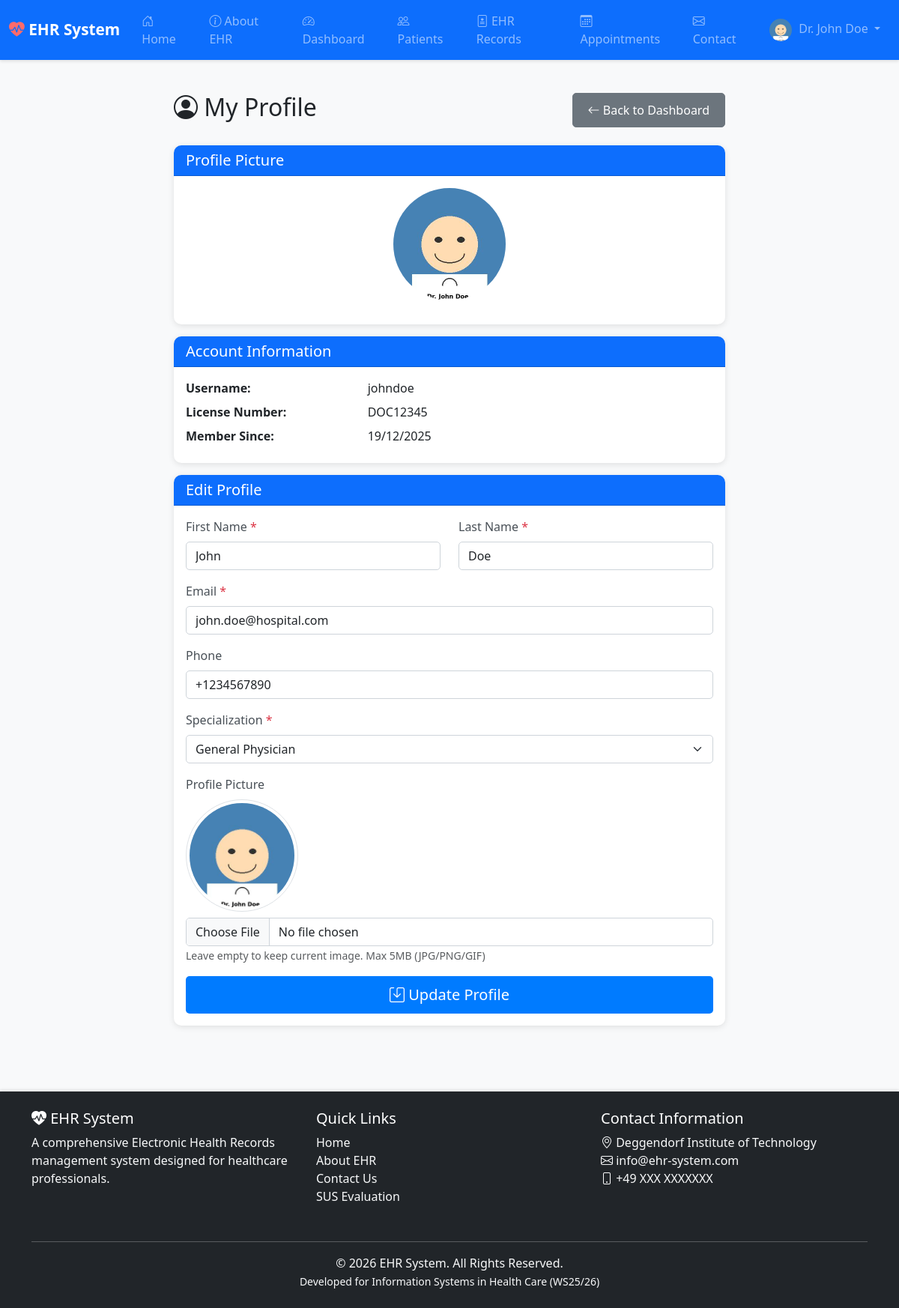
/modules/doctors/profile.php (signed in), run on the app's committed database.
### tables this page shows
CREATE TABLE IF NOT EXISTS doctors (
    doctor_id INT AUTO_INCREMENT PRIMARY KEY,
    first_name VARCHAR(50) NOT NULL,
    last_name VARCHAR(50) NOT NULL,
    email VARCHAR(100) NOT NULL UNIQUE,
    username VARCHAR(50) NOT NULL UNIQUE,
    password VARCHAR(255) NOT NULL,   
    phone VARCHAR(20),
    specialization VARCHAR(100),
    license_number VARCHAR(50),
    profile_image VARCHAR(255),   
    is_verified TINYINT(1) DEFAULT 0,   
    verification_token VARCHAR(100),     
    reset_token VARCHAR(100),            
    reset_token_expiry DATETIME,         
    created_at TIMESTAMP DEFAULT CURRENT_TIMESTAMP,
    updated_at TIMESTAMP DEFAULT CURRENT_TIMESTAMP ON UPDATE CURRENT_TIMESTAMP
);

### modules/doctors/profile.php (the view, shortened to what this page needs)
<?php
require_once '../../config/database.php';
$base_url = "../../";
$doctor_id = $_SESSION['doctor_id'];
$stmt = $conn->prepare("SELECT * FROM doctors WHERE doctor_id = ?");
$stmt->bind_param("i", $doctor_id);
$stmt->execute();
$doctor = $stmt->get_result()->fetch_assoc();
?>
<?php include '../../includes/header.php'; ?>
<div class="container mt-4">
    <div class="row">
        <div class="col-lg-8 mx-auto">
            <div class="d-flex justify-content-between align-items-center mb-4">
                <h2><i class="bi bi-person-circle"></i> My Profile</h2>
                <a href="../dashboard/dashboard.php" class="btn btn-secondary">
                    <i class="bi bi-arrow-left"></i> Back to Dashboard
                </a>
            </div>
            <div class="card mb-3">
                <div class="card-header bg-primary text-white">
                    <h5 class="mb-0">Profile Picture</h5>
                </div>
                <div class="card-body text-center">
                    <?php if ($doctor['profile_image']): ?>
                        <img src="../../uploads/profile_pics/<?php echo $doctor['profile_image']; ?>" class="rounded-circle mb-3" width="150" height="150" style="object-fit: cover;">
                    <?php else: ?>
                        <i class="bi bi-person-circle text-muted mb-3" style="font-size: 8rem;"></i>
                    <?php endif; ?>
                </div>
            </div>
            <div class="card mb-3">
                <div class="card-header bg-primary text-white">
                    <h5 class="mb-0">Account Information</h5>
                </div>
                <div class="card-body">
                    <div class="row mb-2">
                        <div class="col-md-4"><strong>Username:</strong></div>
                        <div class="col-md-8"><?php echo htmlspecialchars($doctor['username']); ?></div>
                    </div>
                    <div class="row mb-2">
                        <div class="col-md-4"><strong>License Number:</strong></div>
                        <div class="col-md-8"><?php echo htmlspecialchars($doctor['license_number']); ?></div>
                    </div>
                    <div class="row mb-2">
                        <div class="col-md-4"><strong>Member Since:</strong></div>
                        <div class="col-md-8"><?php echo date('d/m/Y', strtotime($doctor['created_at'])); ?></div>
                    </div>
                </div>
            </div>
            <div class="card">
                <div class="card-header bg-primary text-white">
                    <h5 class="mb-0">Edit Profile</h5>
                </div>
                <div class="card-body">
                    <form method="POST" enctype="multipart/form-data">
                        <div class="row">
                            <div class="col-md-6 mb-3">
                                <label class="form-label">First Name <span class="text-danger">*</span></label>
                                <input type="text" class="form-control" name="first_name" value="<?php echo htmlspecialchars($doctor['first_name']); ?>" required>
                            </div>
                            <div class="col-md-6 mb-3">
                                <label class="form-label">Last Name <span class="text-danger">*</span></label>
                                <input type="text" class="form-control" name="last_name" value="<?php echo htmlspecialchars($doctor['last_name']); ?>" required>
                            </div>
                        </div>
                        <div class="mb-3">
                            <label class="form-label">Email <span class="text-danger">*</span></label>
                            <input type="email" class="form-control" name="email" value="<?php echo htmlspecialchars($doctor['email']); ?>" required>
                        </div>
                        <div class="mb-3">
                            <label class="form-label">Phone</label>
                            <input type="tel" class="form-control" name="phone" value="<?php echo htmlspecialchars($doctor['phone']); ?>">
                        </div>
                        <div class="mb-3">
                            <label class="form-label">Specialization <span class="text-danger">*</span></label>
                            <select class="form-select" name="specialization" required>
                                <option value="General Physician" <?php echo ($doctor['specialization'] == "General Physician") ? "selected" : ""; ?>>General Physician</option>
                            </select>
                        </div>
                        <div class="mb-3">
                            <label class="form-label">Profile Picture</label>
                            <?php if ($doctor['profile_image']): ?>
                                <div class="mb-2">
                                    <img src="../../uploads/profile_pics/<?php echo $doctor['profile_image']; ?>" style="max-width: 150px;" class="img-thumbnail rounded-circle">
                                </div>
                            <?php endif; ?>
                            <input type="file" class="form-control" name="profile_image" accept="image/*" onchange="previewImage(this, 'imagePreview')">
                            <small class="text-muted">Leave empty to keep current image. Max 5MB (JPG/PNG/GIF)</small>
                        </div>
                        <div class="d-grid gap-2">
                            <button type="submit" class="btn btn-primary btn-lg">
                                <i class="bi bi-save"></i> Update Profile
                            </button>
                        </div>
                    </form>
                </div>
            </div>
        </div>
    </div>
</div>
<?php include '../../includes/footer.php'; ?>

### includes/header.php (shortened to what this page needs)
<!DOCTYPE html>
<html lang="en">
<head>
    <link href="https://cdn.jsdelivr.net/npm/bootstrap@5.3.0/dist/css/bootstrap.min.css" rel="stylesheet">
    <link rel="stylesheet" href="https://cdn.jsdelivr.net/npm/bootstrap-icons@1.10.0/font/bootstrap-icons.css">
    <link rel="stylesheet" href="<?php echo $base_url; ?>css/style.css">
</head>
<body>
    <?php include 'navbar.php'; ?>
    <main class="main-content">

### includes/navbar.php (shortened to what this page needs)
<?php
global $base_url;
$is_logged_in = isset($_SESSION['doctor_id']) && !empty($_SESSION['doctor_id']);
$doctor_name = $is_logged_in ? $_SESSION['doctor_name'] : 'Guest';
?>
<nav class="navbar navbar-expand-lg navbar-dark bg-primary sticky-top">
    <div class="container-fluid">
        <a class="navbar-brand" href="<?php echo $base_url; ?>index.php">
            <i class="bi bi-heart-pulse-fill"></i> EHR System
        </a>
        <div class="collapse navbar-collapse" id="navbarNav">
            <ul class="navbar-nav me-auto mb-2 mb-lg-0">
                <li class="nav-item">
                    <a class="nav-link <?php echo (basename($_SERVER['PHP_SELF']) == 'index.php') ? 'active' : ''; ?>" href="<?php echo $base_url; ?>index.php">
                        <i class="bi bi-house-door"></i> Home
                    </a>
                </li>
                <li class="nav-item">
                    <a class="nav-link <?php echo (basename($_SERVER['PHP_SELF']) == 'about.php') ? 'active' : ''; ?>" href="<?php echo $base_url; ?>about.php">
                        <i class="bi bi-info-circle"></i> About EHR
                    </a>
                </li>
                <?php if($is_logged_in): ?>
                    <li class="nav-item">
                        <a class="nav-link <?php echo (strpos($_SERVER['PHP_SELF'], 'dashboard') !== false) ? 'active' : ''; ?>" href="<?php echo $base_url; ?>modules/dashboard/dashboard.php">
                            <i class="bi bi-speedometer2"></i> Dashboard
                        </a>
                    </li>
                    <li class="nav-item">
                        <a class="nav-link <?php echo (strpos($_SERVER['PHP_SELF'], 'patients') !== false) ? 'active' : ''; ?>" href="<?php echo $base_url; ?>modules/patients/view_patients.php">
                            <i class="bi bi-people"></i> Patients
                        </a>
                    </li>
                    <li class="nav-item">
                        <a class="nav-link <?php echo (strpos($_SERVER['PHP_SELF'], 'ehr_records') !== false) ? 'active' : ''; ?>" href="<?php echo $base_url; ?>modules/patients/ehr_records.php">
                            <i class="bi bi-file-medical"></i> EHR Records
                        </a>
                    </li>
                    <li class="nav-item">
                        <a class="nav-link <?php echo (strpos($_SERVER['PHP_SELF'], 'appointments') !== false) ? 'active' : ''; ?>" href="<?php echo $base_url; ?>modules/appointments/view_appointments.php">
                            <i class="bi bi-calendar3"></i> Appointments
                        </a>
                    </li>
                <?php endif; ?>
                <li class="nav-item">
                    <a class="nav-link <?php echo (basename($_SERVER['PHP_SELF']) == 'contact.php') ? 'active' : ''; ?>" href="<?php echo $base_url; ?>contact.php">
                        <i class="bi bi-envelope"></i> Contact
                    </a>
                </li>
            </ul>
            <ul class="navbar-nav ms-auto">
                <?php if($is_logged_in): ?>
                    <li class="nav-item dropdown">
                        <a class="nav-link dropdown-toggle" href="#" id="navbarDropdown" role="button" data-bs-toggle="dropdown" aria-expanded="false">
                            <?php
                            if (isset($_SESSION['doctor_id'])) {
                                $doctor_id = $_SESSION['doctor_id'];
                                $stmt = $conn->prepare("SELECT profile_image FROM doctors WHERE doctor_id = ?");
                                $stmt->bind_param("i", $doctor_id);
                                $stmt->execute();
                                $result = $stmt->get_result();
                                $doctor_profile = $result->fetch_assoc();
                                if ($doctor_profile && $doctor_profile['profile_image']):
                            ?>
                                <img src="<?php echo $base_url; ?>uploads/profile_pics/<?php echo $doctor_profile['profile_image']; ?>" class="rounded-circle" width="30" height="30" style="object-fit: cover; margin-right: 5px;">
                            <?php else: ?>
                                <i class="bi bi-person-circle"></i>
                            <?php
                                endif;
                            }
                            ?>
                            Dr. <?php echo htmlspecialchars($doctor_name); ?>
                        </a>
                    </li>
                <?php endif; ?>
            </ul>
        </div>
    </div>
</nav>

### includes/footer.php (shortened to what this page needs)
</main>
<footer class="bg-dark text-white mt-5 py-4">
    <div class="container">
        <div class="row">
            <div class="col-md-4 mb-3">
                <h5><i class="bi bi-heart-pulse-fill"></i> EHR System</h5>
                <p class="text-light">
                    A comprehensive Electronic Health Records management system designed for healthcare professionals.
                </p>
            </div>
            <div class="col-md-4 mb-3">
                <h5>Quick Links</h5>
                <ul class="list-unstyled">
                    <li><a href="<?php echo $base_url; ?>index.php" class="text-light text-decoration-none">Home</a></li>
                    <li><a href="<?php echo $base_url; ?>about.php" class="text-light text-decoration-none">About EHR</a></li>
                    <li><a href="<?php echo $base_url; ?>contact.php" class="text-light text-decoration-none">Contact Us</a></li>
                    <li><a href="<?php echo $base_url; ?>sus_evaluation.php" class="text-light text-decoration-none">SUS Evaluation</a></li>
                </ul>
            </div>
            <div class="col-md-4 mb-3">
                <h5>Contact Information</h5>
                <ul class="list-unstyled text-light">
                    <li><i class="bi bi-geo-alt"></i> Deggendorf Institute of Technology</li>
                    <li><i class="bi bi-envelope"></i> info@ehr-system.com</li>
                    <li><i class="bi bi-phone"></i> +49 XXX XXXXXXX</li>
                </ul>
            </div>
        </div>
        <hr class="bg-secondary">
        <div class="row">
            <div class="col-md-12 text-center">
                <p class="mb-0 text-light">
                    &copy; <?php echo date('Y'); ?> EHR System. All Rights Reserved.
                    <br>
                    <small>Developed for Information Systems in Health Care (WS25/26)</small>
                </p>
            </div>
        </div>
    </div>
</footer>
</body>
</html>

### css/style.css (style rules this page uses)
* { margin: 0; padding: 0; box-sizing: border-box; }
body { font-family: 'Segoe UI', Tahoma, Geneva, Verdana, sans-serif; background-color: #f8f9fa; min-height: 100vh; display: flex; flex-direction: column; }
.main-content { flex: 1; padding-top: 20px; padding-bottom: 40px; }
.navbar { box-shadow: 0 2px 4px rgba(0,0,0,0.1); }
.navbar-brand { font-weight: bold; font-size: 1.3rem; }
.navbar-brand i { color: #ff6b6b; }
.nav-link { transition: all 0.3s ease; margin: 0 5px; }
footer { margin-top: auto; box-shadow: 0 -2px 4px rgba(0,0,0,0.1); }
.card { border: none; border-radius: 10px; box-shadow: 0 2px 8px rgba(0,0,0,0.1); transition: transform 0.3s ease, box-shadow 0.3s ease; }
.card-header { background-color: #007bff; color: white; border-radius: 10px 10px 0 0 !important; font-weight: bold; }
.btn { border-radius: 5px; padding: 10px 20px; transition: all 0.3s ease; }
.btn-primary { background-color: #007bff; border: none; }
.form-control, .form-select { border-radius: 5px; border: 1px solid #ced4da; transition: border-color 0.3s ease, box-shadow 0.3s ease; }
.form-label { font-weight: 500; color: #495057; }

### data on the page
doctors: profile_image (picture), username "johndoe", license_number "DOC12345", created_at "19/12/2025", first_name "John", last_name "Doe", email "john.doe@hospital.com", phone "+1234567890", specialization "General Physician"

### other printed values
$doctor_name "John Doe"
